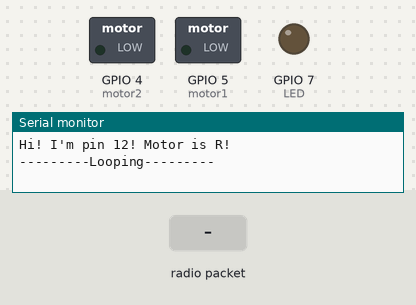
The sketch below on a simulated ESP32-S3. Shown: switched loads named in the sketch (green lamp = pin HIGH), output pins drawn as LEDs (lit = HIGH), the last lines printed to the serial monitor. The inputs (shaded band) are chosen by the test bench.

Above: at 1.2 s.
1.3 s: radio packet "1" arrives
At 14.5 s:
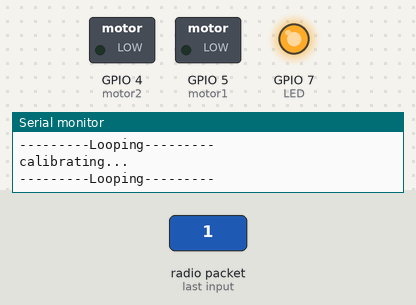
Timing chart, 0 to 16.0 s (numbered marks = the images above; inputs shaded):
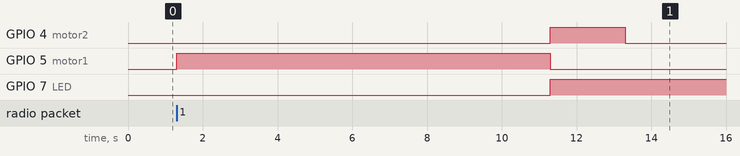

The sketch:

ESP_NOW_44_LED_receiver.ino
```cpp
// ESPC32C3間通信(受信側, 4*4バージョン, LEDつき)
// ESP-NOWというプロトコルでのブロードキャスト通信
// 流れは以下の通り
  // setup()
    // シリアル通信開始
    // サーボモーターセット
    // LEDセット
    // ESP-NOW初期化
    // ESP-NOW送受信コールバック登録
  // loop()
    // ループしている旨を表示
    // 一応伸縮リセット
    // 5秒待機
  // OnDataSent
    // 空
  // OnDataRecv
    // 指令を受け取った旨とその中身を表示
      // リセット(キャリブレーション)
      // 指令と現在の伸縮状態からやることを考え実行
        // 待機
        // 縮める + LEDオフ
        // 伸ばす + LEDオン
// flow


// ESP-NOW関連
#include <esp_now.h>
#include <WiFi.h>
// サーボモーター関連
#include <ESP32Servo.h>
// モーターの向き正ならO(obverse), 逆ならR(reverse)
// #define motor1 4 // 実際はD2ピン O
// #define motor2 5 // 実際はD3ピン O
#define motor1 5 // 実際はD3ピン R
#define motor2 4 // 実際はD2ピン R
// LED関連 // LED_CHANGING
#define LED 7 // 実際はD5ピン // LED_CHANGING
// 指令関連
#define ME 12 // 自身への指令(固有の値)
#define UDTIME 3000 // 伸縮時間(UP DOWN TIME)
int timeLonger = 0; // 伸びた時間(ミリ秒, 縮むならマイナス)


// 送信コールバック
void OnDataSent(const uint8_t *mac_addr, esp_now_send_status_t status) {
  // 空
}
// 受信コールバック
void OnDataRecv(const uint8_t *mac_addr, const uint8_t *data, int data_len) {
  if ( data_len == 1 ) { // キャリブレーション
    Serial.println("calibrating...");
    digitalWrite(LED, LOW); // LED_CHANGING
    shorter(10000); // 10秒縮めて
    longer(2000);   // 2秒伸ばす
    timeLonger = 0; // 伸びた時間リセット
    return; // 終了
  }
  // 指令の中身表示
  Serial.printf("Received data: %2d -> %2d\n", timeLonger/UDTIME, data[ME]);
  // 指令の長さになるための思考プロセス
  // 指令(こうなってほしい) - 今の伸び
  int difference = (int)data[ME] - timeLonger/UDTIME;
  switch ( difference ) {
    case  0: // 1秒待機
      Serial.println("motor: 0");
      delay(1000);
      break;
    case -1: // 3秒縮める
      Serial.println("motor: -");
      shorter(UDTIME);
      break;
    case  1: // 3秒伸ばす
      Serial.println("motor: +");
      longer(UDTIME);
      break;
    default:
      Serial.println("Something failed");
      break;
  }
}
// time ミリ秒縮める
void shorter(int time) {
  digitalWrite(motor1, HIGH);
  digitalWrite(motor2, LOW);
  delay(time);
  timeLonger -= time;
  digitalWrite(motor1, LOW);
  digitalWrite(LED, LOW); // LED_CHANGING
}
// time ミリ秒伸ばす
void longer(int time) {
  digitalWrite(motor1, LOW);
  digitalWrite(motor2, HIGH);
  digitalWrite(LED, HIGH); // LED_CHANGING
  delay(time);
  timeLonger += time;
  digitalWrite(motor2, LOW);
}
// 伸縮停止
void stay() {
  digitalWrite(motor1, LOW);
  digitalWrite(motor2, LOW);
}


void setup() {
  // シリアル通信
  Serial.begin(115200);
  Serial.printf("Hi! I'm pin %d! Motor is %c!\n",
                ME, ((motor1 == 4) ? 'O' : 'R'));
  // サーボモーター
  pinMode(motor1, OUTPUT);
  pinMode(motor2, OUTPUT);
  // LED // LED_CHANGING
  pinMode(LED, OUTPUT); // LED_CHANGING

  // ESP-NOW初期化(WiFi部分要らない可能性はある)
  WiFi.mode(WIFI_STA);
  WiFi.disconnect();
  if ( esp_now_init() != ESP_OK ) ESP.restart();
  // ESP-NOWコールバック登録, 送信も受信も両方登録しないといけない
  esp_now_register_send_cb(OnDataSent); // 送信
  esp_now_register_recv_cb(OnDataRecv); // 受信
}

void loop() {
  Serial.println("---------Looping---------");
  delay(10000); // データ受け取りはloopの外で行われるため，delayは長くても問題ない
}
```

Measured:
- after the input at 1.3 s, GPIO 4 (motor2): LOW → HIGH after 10.0 s, → LOW 2.0 s later; GPIO 5 (motor1): LOW → HIGH at once, → LOW 10.0 s later; GPIO 7 (LED): LOW → HIGH after 10.0 s
